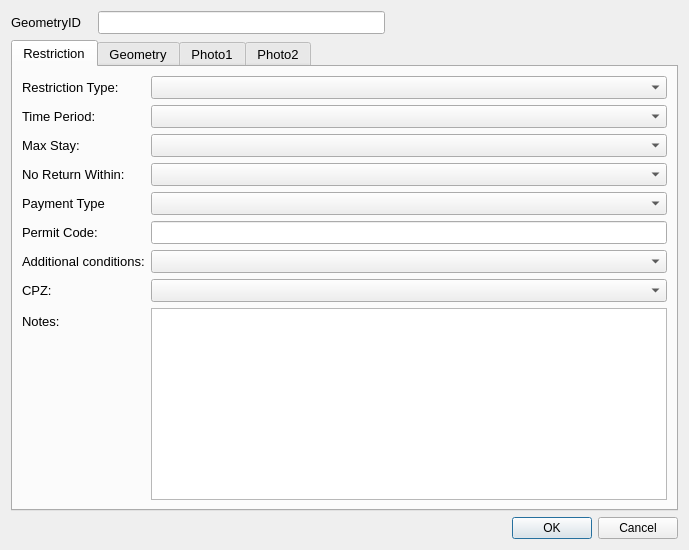
<?xml version="1.0" encoding="UTF-8"?>
<ui version="4.0">
 <class>restrictionDialog</class>
 <widget class="QDialog" name="restrictionDialog">
  <property name="geometry">
   <rect>
    <x>0</x>
    <y>0</y>
    <width>689</width>
    <height>550</height>
   </rect>
  </property>
  <property name="sizePolicy">
   <sizepolicy hsizetype="Fixed" vsizetype="Fixed">
    <horstretch>0</horstretch>
    <verstretch>0</verstretch>
   </sizepolicy>
  </property>
  <property name="minimumSize">
   <size>
    <width>0</width>
    <height>0</height>
   </size>
  </property>
  <property name="maximumSize">
   <size>
    <width>750</width>
    <height>550</height>
   </size>
  </property>
  <property name="font">
   <font>
    <family>Arial</family>
   </font>
  </property>
  <property name="windowTitle">
   <string>Dialog</string>
  </property>
  <property name="sizeGripEnabled">
   <bool>false</bool>
  </property>
  <layout class="QGridLayout" name="gridLayout">
   <item row="2" column="2">
    <widget class="QDialogButtonBox" name="button_box">
     <property name="orientation">
      <enum>Qt::Horizontal</enum>
     </property>
     <property name="standardButtons">
      <set>QDialogButtonBox::Cancel|QDialogButtonBox::Ok</set>
     </property>
    </widget>
   </item>
   <item row="0" column="1">
    <widget class="QLineEdit" name="GeometryID">
     <property name="font">
      <font>
       <pointsize>10</pointsize>
      </font>
     </property>
     <property name="inputMask">
      <string/>
     </property>
     <property name="readOnly">
      <bool>true</bool>
     </property>
     <property name="placeholderText">
      <string/>
     </property>
    </widget>
   </item>
   <item row="0" column="0">
    <widget class="QLabel" name="label">
     <property name="minimumSize">
      <size>
       <width>81</width>
       <height>16</height>
      </size>
     </property>
     <property name="font">
      <font>
       <pointsize>10</pointsize>
      </font>
     </property>
     <property name="text">
      <string>GeometryID</string>
     </property>
    </widget>
   </item>
   <item row="1" column="0" colspan="3">
    <widget class="QTabWidget" name="tabWidget">
     <property name="minimumSize">
      <size>
       <width>0</width>
       <height>0</height>
      </size>
     </property>
     <property name="font">
      <font>
       <pointsize>10</pointsize>
      </font>
     </property>
     <property name="cursor">
      <cursorShape>IBeamCursor</cursorShape>
     </property>
     <property name="mouseTracking">
      <bool>true</bool>
     </property>
     <property name="acceptDrops">
      <bool>true</bool>
     </property>
     <property name="currentIndex">
      <number>0</number>
     </property>
     <widget class="QWidget" name="restrictionTab">
      <property name="focusPolicy">
       <enum>Qt::NoFocus</enum>
      </property>
      <attribute name="title">
       <string>Restriction</string>
      </attribute>
      <layout class="QFormLayout" name="formLayout">
       <property name="fieldGrowthPolicy">
        <enum>QFormLayout::AllNonFixedFieldsGrow</enum>
       </property>
       <item row="0" column="0">
        <widget class="QLabel" name="lbl_RestrictionType">
         <property name="minimumSize">
          <size>
           <width>90</width>
           <height>16</height>
          </size>
         </property>
         <property name="font">
          <font>
           <pointsize>10</pointsize>
          </font>
         </property>
         <property name="text">
          <string>Restriction Type:</string>
         </property>
        </widget>
       </item>
       <item row="0" column="1">
        <widget class="QComboBox" name="RestrictionTypeID">
         <property name="currentIndex">
          <number>-1</number>
         </property>
        </widget>
       </item>
       <item row="1" column="0">
        <widget class="QLabel" name="lbl_TimePeriod">
         <property name="minimumSize">
          <size>
           <width>90</width>
           <height>16</height>
          </size>
         </property>
         <property name="font">
          <font>
           <pointsize>10</pointsize>
          </font>
         </property>
         <property name="text">
          <string>Time Period:</string>
         </property>
        </widget>
       </item>
       <item row="1" column="1">
        <widget class="QComboBox" name="TimePeriodID"/>
       </item>
       <item row="2" column="0">
        <widget class="QLabel" name="lbl_MaxStay">
         <property name="minimumSize">
          <size>
           <width>90</width>
           <height>16</height>
          </size>
         </property>
         <property name="font">
          <font>
           <pointsize>10</pointsize>
          </font>
         </property>
         <property name="text">
          <string>Max Stay:</string>
         </property>
        </widget>
       </item>
       <item row="2" column="1">
        <widget class="QComboBox" name="MaxStayID"/>
       </item>
       <item row="3" column="0">
        <widget class="QLabel" name="lbl_NoReturn">
         <property name="minimumSize">
          <size>
           <width>90</width>
           <height>16</height>
          </size>
         </property>
         <property name="font">
          <font>
           <pointsize>10</pointsize>
          </font>
         </property>
         <property name="text">
          <string>No Return Within:</string>
         </property>
        </widget>
       </item>
       <item row="3" column="1">
        <widget class="QComboBox" name="NoReturnID"/>
       </item>
       <item row="5" column="0">
        <widget class="QLabel" name="lbl_PaymentType">
         <property name="minimumSize">
          <size>
           <width>90</width>
           <height>16</height>
          </size>
         </property>
         <property name="font">
          <font>
           <pointsize>10</pointsize>
          </font>
         </property>
         <property name="text">
          <string>Payment Type</string>
         </property>
        </widget>
       </item>
       <item row="5" column="1">
        <widget class="QComboBox" name="PayTypeID">
         <property name="currentIndex">
          <number>-1</number>
         </property>
        </widget>
       </item>
       <item row="6" column="0">
        <widget class="QLabel" name="lbl_permitCode">
         <property name="text">
          <string>Permit Code:</string>
         </property>
        </widget>
       </item>
       <item row="6" column="1">
        <widget class="QLineEdit" name="PermitCode"/>
       </item>
       <item row="7" column="0">
        <widget class="QLabel" name="lbl_AdditionalConditions">
         <property name="minimumSize">
          <size>
           <width>90</width>
           <height>16</height>
          </size>
         </property>
         <property name="font">
          <font>
           <pointsize>10</pointsize>
          </font>
         </property>
         <property name="text">
          <string>Additional conditions:</string>
         </property>
        </widget>
       </item>
       <item row="7" column="1">
        <widget class="QComboBox" name="AdditionalConditionsID">
         <property name="currentIndex">
          <number>-1</number>
         </property>
        </widget>
       </item>
       <item row="10" column="1">
        <widget class="QComboBox" name="CPZ"/>
       </item>
       <item row="10" column="0">
        <widget class="QLabel" name="lbl_CPZ">
         <property name="text">
          <string>CPZ:</string>
         </property>
        </widget>
       </item>
       <item row="11" column="1">
        <widget class="QTextEdit" name="BaysNotes"/>
       </item>
       <item row="11" column="0">
        <widget class="QLabel" name="label_2">
         <property name="text">
          <string>Notes:</string>
         </property>
        </widget>
       </item>
      </layout>
     </widget>
     <widget class="QWidget" name="geometryTab">
      <attribute name="title">
       <string>Geometry</string>
      </attribute>
      <layout class="QGridLayout" name="gridLayout_2">
       <item row="0" column="0">
        <widget class="QLabel" name="label_5">
         <property name="font">
          <font>
           <pointsize>10</pointsize>
          </font>
         </property>
         <property name="text">
          <string>Length (m):</string>
         </property>
        </widget>
       </item>
       <item row="4" column="1">
        <widget class="QLineEdit" name="NrBays">
         <property name="text">
          <string/>
         </property>
        </widget>
       </item>
       <item row="0" column="1" colspan="3">
        <widget class="QLineEdit" name="SHAPE_Length">
         <property name="font">
          <font>
           <pointsize>10</pointsize>
          </font>
         </property>
         <property name="readOnly">
          <bool>true</bool>
         </property>
        </widget>
       </item>
       <item row="1" column="1" colspan="4">
        <widget class="QLineEdit" name="RoadName"/>
       </item>
       <item row="5" column="1" colspan="3">
        <widget class="QDateTimeEdit" name="SurveyDate">
         <property name="readOnly">
          <bool>true</bool>
         </property>
        </widget>
       </item>
       <item row="1" column="0">
        <widget class="QLabel" name="lbl_RoadName">
         <property name="minimumSize">
          <size>
           <width>90</width>
           <height>16</height>
          </size>
         </property>
         <property name="font">
          <font>
           <pointsize>10</pointsize>
          </font>
         </property>
         <property name="text">
          <string>Road Name:</string>
         </property>
        </widget>
       </item>
       <item row="5" column="0">
        <widget class="QLabel" name="label_4">
         <property name="text">
          <string>Survey Date:</string>
         </property>
        </widget>
       </item>
       <item row="2" column="0">
        <widget class="QLabel" name="lbl_GeometryType">
         <property name="minimumSize">
          <size>
           <width>90</width>
           <height>16</height>
          </size>
         </property>
         <property name="font">
          <font>
           <pointsize>10</pointsize>
          </font>
         </property>
         <property name="text">
          <string>Geometry Type</string>
         </property>
        </widget>
       </item>
       <item row="3" column="0">
        <widget class="QLabel" name="lbl_Orientation">
         <property name="minimumSize">
          <size>
           <width>90</width>
           <height>16</height>
          </size>
         </property>
         <property name="font">
          <font>
           <pointsize>10</pointsize>
          </font>
         </property>
         <property name="text">
          <string>Orientation:</string>
         </property>
        </widget>
       </item>
       <item row="3" column="1">
        <widget class="QLineEdit" name="BayOrientation"/>
       </item>
       <item row="2" column="1" colspan="4">
        <widget class="QComboBox" name="GeomShapeID">
         <property name="editable">
          <bool>false</bool>
         </property>
         <property name="currentIndex">
          <number>-1</number>
         </property>
        </widget>
       </item>
       <item row="3" column="3">
        <widget class="QLabel" name="lbl_AzToRoadCL">
         <property name="minimumSize">
          <size>
           <width>90</width>
           <height>16</height>
          </size>
         </property>
         <property name="font">
          <font>
           <pointsize>10</pointsize>
          </font>
         </property>
         <property name="text">
          <string>Direction to Road Centreline:</string>
         </property>
         <property name="wordWrap">
          <bool>true</bool>
         </property>
        </widget>
       </item>
       <item row="4" column="0">
        <widget class="QLabel" name="lbl_NrBays">
         <property name="minimumSize">
          <size>
           <width>90</width>
           <height>16</height>
          </size>
         </property>
         <property name="font">
          <font>
           <pointsize>10</pointsize>
          </font>
         </property>
         <property name="text">
          <string>Number of Bays:</string>
         </property>
        </widget>
       </item>
       <item row="3" column="4">
        <widget class="QLineEdit" name="AzimuthToRoadCentreLine">
         <property name="text">
          <string/>
         </property>
        </widget>
       </item>
       <item row="3" column="2">
        <widget class="QToolButton" name="toolButton">
         <property name="text">
          <string>...</string>
         </property>
        </widget>
       </item>
       <item row="3" column="5">
        <widget class="QToolButton" name="toolButton_2">
         <property name="text">
          <string>...</string>
         </property>
        </widget>
       </item>
      </layout>
     </widget>
     <widget class="QWidget" name="Photos_Tab_01">
      <attribute name="title">
       <string>Photo1</string>
      </attribute>
      <layout class="QGridLayout" name="gridLayout_5">
       <item row="0" column="0">
        <widget class="QLabel" name="Photo_Widget_01">
         <property name="sizePolicy">
          <sizepolicy hsizetype="Fixed" vsizetype="Fixed">
           <horstretch>0</horstretch>
           <verstretch>0</verstretch>
          </sizepolicy>
         </property>
         <property name="maximumSize">
          <size>
           <width>640</width>
           <height>480</height>
          </size>
         </property>
         <property name="autoFillBackground">
          <bool>true</bool>
         </property>
         <property name="text">
          <string>Photo not found</string>
         </property>
        </widget>
       </item>
       <item row="1" column="0">
        <widget class="QPushButton" name="startCamera1">
         <property name="text">
          <string>open Camera</string>
         </property>
        </widget>
       </item>
       <item row="1" column="1">
        <widget class="QPushButton" name="getPhoto1">
         <property name="text">
          <string>take Photo</string>
         </property>
        </widget>
       </item>
      </layout>
     </widget>
     <widget class="QWidget" name="Photos_Tab_02">
      <attribute name="title">
       <string>Photo2</string>
      </attribute>
      <layout class="QGridLayout" name="gridLayout_3">
       <item row="0" column="0">
        <widget class="QLabel" name="Photo_Widget_02">
         <property name="sizePolicy">
          <sizepolicy hsizetype="Fixed" vsizetype="Fixed">
           <horstretch>0</horstretch>
           <verstretch>0</verstretch>
          </sizepolicy>
         </property>
         <property name="maximumSize">
          <size>
           <width>640</width>
           <height>480</height>
          </size>
         </property>
         <property name="font">
          <font>
           <family>Sans Serif</family>
          </font>
         </property>
         <property name="autoFillBackground">
          <bool>true</bool>
         </property>
         <property name="text">
          <string>Photo not found</string>
         </property>
        </widget>
       </item>
       <item row="1" column="0">
        <widget class="QPushButton" name="startCamera2">
         <property name="text">
          <string>open Camera</string>
         </property>
        </widget>
       </item>
       <item row="1" column="1">
        <widget class="QPushButton" name="getPhoto2">
         <property name="text">
          <string>take Photo</string>
         </property>
        </widget>
       </item>
      </layout>
     </widget>
    </widget>
   </item>
  </layout>
 </widget>
 <resources/>
 <connections>
  <connection>
   <sender>button_box</sender>
   <signal>accepted()</signal>
   <receiver>restrictionDialog</receiver>
   <slot>accept()</slot>
   <hints>
    <hint type="sourcelabel">
     <x>310</x>
     <y>465</y>
    </hint>
    <hint type="destinationlabel">
     <x>249</x>
     <y>239</y>
    </hint>
   </hints>
  </connection>
  <connection>
   <sender>button_box</sender>
   <signal>rejected()</signal>
   <receiver>restrictionDialog</receiver>
   <slot>reject()</slot>
   <hints>
    <hint type="sourcelabel">
     <x>310</x>
     <y>465</y>
    </hint>
    <hint type="destinationlabel">
     <x>249</x>
     <y>239</y>
    </hint>
   </hints>
  </connection>
 </connections>
</ui>
